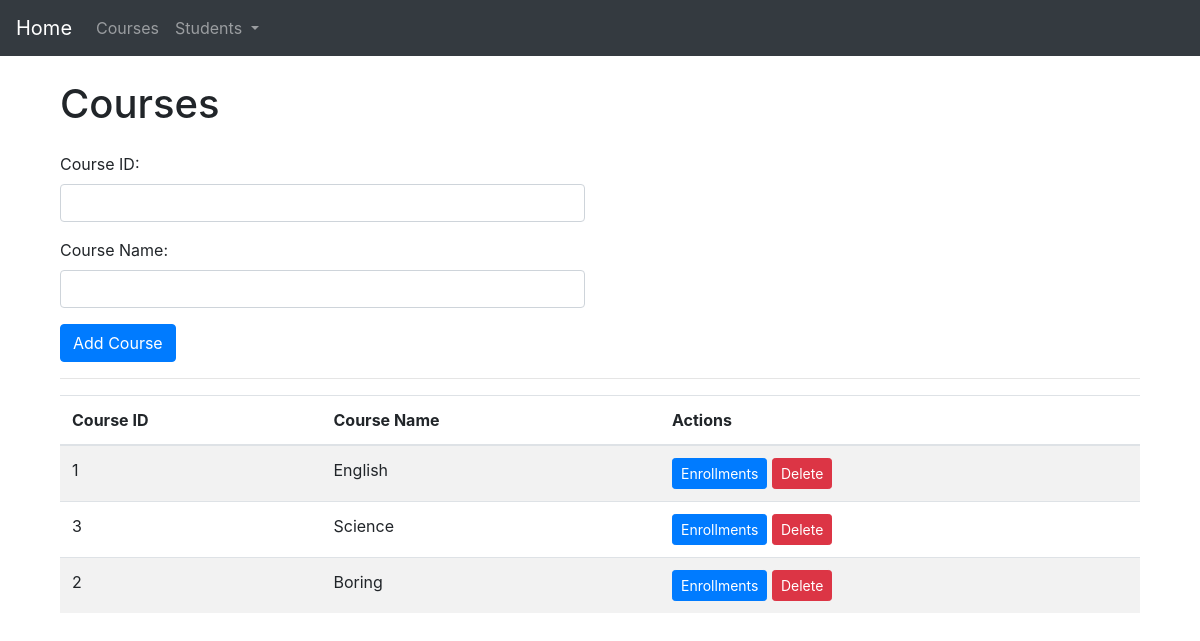
Page /courses/ on the committed database.
### faceapp/models.py (models this page shows, shortened)
class Course(models.Model):
    course_id = models.CharField(primary_key=True, unique=True, max_length=20)
    course_name = models.CharField(max_length=100)

### faceapp/views.py (the view)
# urls.py: path("courses/", views.courses, name="courses"),
def courses(request):
    courses = Course.objects.all()
    return render(request, "courses.html", {"courses": courses})

### faceapp/templates/courses.html (shortened to what this page needs)
{% extends 'base.html' %}
{% block content %}
<div class="container">
	<h1 class="my-4">Courses</h1>
	<div class="row">
		<div class="col-md-6">
			<form method="post" action="{% url 'add_course' %}" enctype="multipart/form-data">
				<div class="form-group">
					<label for="course_id">Course ID:</label>
					<input type="text" class="form-control" id="course_id" name="course_id" required>
				</div>
				<div class="form-group">
					<label for="course_name">Course Name:</label>
					<input type="text" class="form-control" id="course_name" name="course_name" required>
				</div>
				<button type="submit" class="btn btn-primary">Add Course</button>
			</form>
		</div>
	</div>
	<hr>
	<div class="row">
		<div class="col-md-12">
			{% if courses %}
			<table class="table table-striped">
				<thead>
					<tr>
						<th>Course ID</th>
						<th>Course Name</th>
						<th>Actions</th>
					</tr>
				</thead>
				<tbody>
					{% for course in courses %}
					<tr>
						<td>{{ course.course_id }}</td>
						<td>{{ course.course_name }}</td>
						<td>
							<a href="{% url 'edit_course' course.course_id %}" class="btn btn-sm btn-primary">Enrollments</a>
							<button type="button" class="btn btn-sm btn-danger" data-toggle="modal"
								data-target="#deleteModal{{ course.course_id }}">Delete</button>
						</td>
					</tr>
					{% endfor %}
				</tbody>
			</table>
			{% else %}
			<p>No courses found.</p>
			{% endif %}
		</div>
	</div>
</div>
{% endblock %}

### rows in the picture
Course: course_id "1", course_name "English"
Course: course_id "3", course_name "Science"
Course: course_id "2", course_name "Boring"
